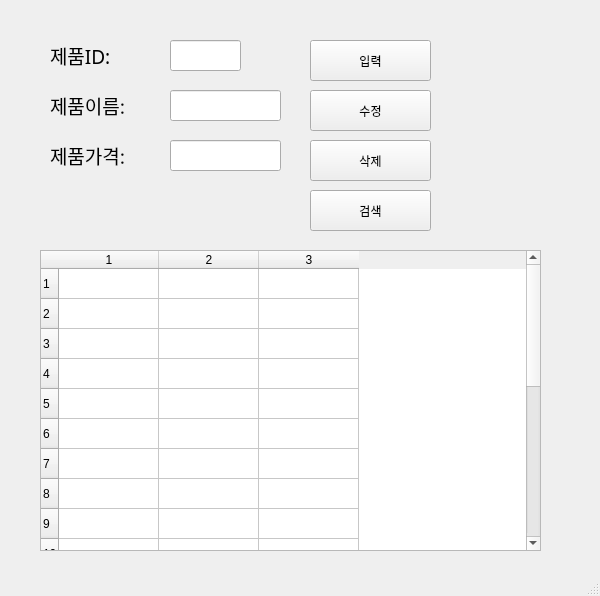
<?xml version="1.0" encoding="UTF-8"?>
<ui version="4.0">
 <class>MainWindow</class>
 <widget class="QMainWindow" name="MainWindow">
  <property name="geometry">
   <rect>
    <x>0</x>
    <y>0</y>
    <width>600</width>
    <height>596</height>
   </rect>
  </property>
  <property name="windowTitle">
   <string>MainWindow</string>
  </property>
  <widget class="QWidget" name="centralwidget">
   <widget class="QLabel" name="label">
    <property name="geometry">
     <rect>
      <x>50</x>
      <y>40</y>
      <width>101</width>
      <height>31</height>
     </rect>
    </property>
    <property name="font">
     <font>
      <family>맑은 고딕</family>
      <pointsize>14</pointsize>
     </font>
    </property>
    <property name="text">
     <string>제품ID:</string>
    </property>
   </widget>
   <widget class="QLabel" name="label_2">
    <property name="geometry">
     <rect>
      <x>50</x>
      <y>90</y>
      <width>111</width>
      <height>31</height>
     </rect>
    </property>
    <property name="font">
     <font>
      <family>맑은 고딕</family>
      <pointsize>14</pointsize>
     </font>
    </property>
    <property name="text">
     <string>제품이름:</string>
    </property>
   </widget>
   <widget class="QLabel" name="label_3">
    <property name="geometry">
     <rect>
      <x>50</x>
      <y>140</y>
      <width>111</width>
      <height>31</height>
     </rect>
    </property>
    <property name="font">
     <font>
      <family>맑은 고딕</family>
      <pointsize>14</pointsize>
     </font>
    </property>
    <property name="text">
     <string>제품가격:</string>
    </property>
   </widget>
   <widget class="QLineEdit" name="prodID">
    <property name="geometry">
     <rect>
      <x>170</x>
      <y>40</y>
      <width>71</width>
      <height>31</height>
     </rect>
    </property>
   </widget>
   <widget class="QLineEdit" name="prodName">
    <property name="geometry">
     <rect>
      <x>170</x>
      <y>90</y>
      <width>111</width>
      <height>31</height>
     </rect>
    </property>
   </widget>
   <widget class="QLineEdit" name="prodPrice">
    <property name="geometry">
     <rect>
      <x>170</x>
      <y>140</y>
      <width>111</width>
      <height>31</height>
     </rect>
    </property>
   </widget>
   <widget class="QPushButton" name="pushButton">
    <property name="geometry">
     <rect>
      <x>310</x>
      <y>40</y>
      <width>121</width>
      <height>41</height>
     </rect>
    </property>
    <property name="text">
     <string>입력</string>
    </property>
   </widget>
   <widget class="QPushButton" name="pushButton_2">
    <property name="geometry">
     <rect>
      <x>310</x>
      <y>90</y>
      <width>121</width>
      <height>41</height>
     </rect>
    </property>
    <property name="text">
     <string>수정</string>
    </property>
   </widget>
   <widget class="QPushButton" name="pushButton_3">
    <property name="geometry">
     <rect>
      <x>310</x>
      <y>140</y>
      <width>121</width>
      <height>41</height>
     </rect>
    </property>
    <property name="text">
     <string>삭제</string>
    </property>
   </widget>
   <widget class="QPushButton" name="pushButton_4">
    <property name="geometry">
     <rect>
      <x>310</x>
      <y>190</y>
      <width>121</width>
      <height>41</height>
     </rect>
    </property>
    <property name="text">
     <string>검색</string>
    </property>
   </widget>
   <widget class="QTableWidget" name="tableWidget">
    <property name="geometry">
     <rect>
      <x>40</x>
      <y>250</y>
      <width>501</width>
      <height>301</height>
     </rect>
    </property>
    <property name="rowCount">
     <number>20</number>
    </property>
    <property name="columnCount">
     <number>3</number>
    </property>
    <row/>
    <row/>
    <row/>
    <row/>
    <row/>
    <row/>
    <row/>
    <row/>
    <row/>
    <row/>
    <row/>
    <row/>
    <row/>
    <row/>
    <row/>
    <row/>
    <row/>
    <row/>
    <row/>
    <row/>
    <column/>
    <column/>
    <column/>
   </widget>
  </widget>
  <widget class="QMenuBar" name="menubar">
   <property name="geometry">
    <rect>
     <x>0</x>
     <y>0</y>
     <width>600</width>
     <height>26</height>
    </rect>
   </property>
  </widget>
  <widget class="QStatusBar" name="statusbar"/>
 </widget>
 <resources/>
 <connections>
  <connection>
   <sender>pushButton</sender>
   <signal>clicked()</signal>
   <receiver>MainWindow</receiver>
   <slot>addProduct()</slot>
   <hints>
    <hint type="sourcelabel">
     <x>394</x>
     <y>72</y>
    </hint>
    <hint type="destinationlabel">
     <x>470</x>
     <y>95</y>
    </hint>
   </hints>
  </connection>
  <connection>
   <sender>pushButton_2</sender>
   <signal>clicked()</signal>
   <receiver>MainWindow</receiver>
   <slot>updateProduct()</slot>
   <hints>
    <hint type="sourcelabel">
     <x>418</x>
     <y>129</y>
    </hint>
    <hint type="destinationlabel">
     <x>470</x>
     <y>136</y>
    </hint>
   </hints>
  </connection>
  <connection>
   <sender>pushButton_3</sender>
   <signal>clicked()</signal>
   <receiver>MainWindow</receiver>
   <slot>removeProduct()</slot>
   <hints>
    <hint type="sourcelabel">
     <x>409</x>
     <y>175</y>
    </hint>
    <hint type="destinationlabel">
     <x>469</x>
     <y>183</y>
    </hint>
   </hints>
  </connection>
  <connection>
   <sender>pushButton_4</sender>
   <signal>clicked()</signal>
   <receiver>MainWindow</receiver>
   <slot>getProduct()</slot>
   <hints>
    <hint type="sourcelabel">
     <x>406</x>
     <y>219</y>
    </hint>
    <hint type="destinationlabel">
     <x>471</x>
     <y>229</y>
    </hint>
   </hints>
  </connection>
 </connections>
 <slots>
  <slot>addProduct()</slot>
  <slot>updateProduct()</slot>
  <slot>removeProduct()</slot>
  <slot>getProduct()</slot>
 </slots>
</ui>
